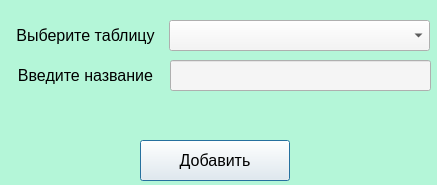
<?xml version="1.0" encoding="UTF-8"?>
<ui version="4.0">
 <class>Dialog</class>
 <widget class="QDialog" name="Dialog">
  <property name="geometry">
   <rect>
    <x>0</x>
    <y>0</y>
    <width>437</width>
    <height>185</height>
   </rect>
  </property>
  <property name="font">
   <font>
    <family>Calibri</family>
    <pointsize>18</pointsize>
   </font>
  </property>
  <property name="windowTitle">
   <string>Dialog</string>
  </property>
  <property name="styleSheet">
   <string notr="true">background-color: rgb(180, 246, 216)</string>
  </property>
  <widget class="QPushButton" name="OKbutton">
   <property name="geometry">
    <rect>
     <x>140</x>
     <y>140</y>
     <width>150</width>
     <height>41</height>
    </rect>
   </property>
   <property name="font">
    <font>
     <pointsize>-1</pointsize>
     <weight>50</weight>
     <italic>false</italic>
     <bold>false</bold>
    </font>
   </property>
   <property name="styleSheet">
    <string notr="true">font-size: 16px;
font: &quot;Yu Gothic UI Semibold&quot;;
background-color: rgb(245, 245, 245)</string>
   </property>
   <property name="text">
    <string>Добавить</string>
   </property>
  </widget>
  <widget class="QLineEdit" name="id">
   <property name="geometry">
    <rect>
     <x>170</x>
     <y>60</y>
     <width>261</width>
     <height>31</height>
    </rect>
   </property>
   <property name="font">
    <font>
     <pointsize>-1</pointsize>
     <weight>50</weight>
     <italic>false</italic>
     <bold>false</bold>
    </font>
   </property>
   <property name="styleSheet">
    <string notr="true">font-size: 16px;
font: &quot;Yu Gothic UI Semibold&quot;;
background-color: rgb(245, 245, 245)</string>
   </property>
   <property name="text">
    <string/>
   </property>
  </widget>
  <widget class="QLabel" name="label_4">
   <property name="geometry">
    <rect>
     <x>10</x>
     <y>60</y>
     <width>151</width>
     <height>31</height>
    </rect>
   </property>
   <property name="font">
    <font>
     <pointsize>-1</pointsize>
     <weight>50</weight>
     <italic>false</italic>
     <bold>false</bold>
    </font>
   </property>
   <property name="styleSheet">
    <string notr="true">color: rgb(0, 0, 0);
font-size: 16px;
font: &quot;Arial Black&quot;;</string>
   </property>
   <property name="text">
    <string>Введите название</string>
   </property>
   <property name="alignment">
    <set>Qt::AlignCenter</set>
   </property>
  </widget>
  <widget class="QComboBox" name="table">
   <property name="geometry">
    <rect>
     <x>169</x>
     <y>20</y>
     <width>261</width>
     <height>31</height>
    </rect>
   </property>
   <property name="font">
    <font>
     <pointsize>-1</pointsize>
     <weight>50</weight>
     <italic>false</italic>
     <bold>false</bold>
    </font>
   </property>
   <property name="styleSheet">
    <string notr="true">font-size: 16px;
font: &quot;Yu Gothic UI Semibold&quot;;
background-color: rgb(245, 245, 245)</string>
   </property>
  </widget>
  <widget class="QLabel" name="label_5">
   <property name="geometry">
    <rect>
     <x>10</x>
     <y>20</y>
     <width>151</width>
     <height>31</height>
    </rect>
   </property>
   <property name="font">
    <font>
     <pointsize>-1</pointsize>
     <weight>50</weight>
     <italic>false</italic>
     <bold>false</bold>
    </font>
   </property>
   <property name="styleSheet">
    <string notr="true">color: rgb(0, 0, 0);
font-size: 16px;
font: &quot;Arial Black&quot;;</string>
   </property>
   <property name="text">
    <string>Выберите таблицу</string>
   </property>
   <property name="alignment">
    <set>Qt::AlignCenter</set>
   </property>
  </widget>
  <widget class="QLabel" name="error">
   <property name="geometry">
    <rect>
     <x>10</x>
     <y>100</y>
     <width>411</width>
     <height>31</height>
    </rect>
   </property>
   <property name="font">
    <font>
     <family>Franklin Gothic Demi</family>
     <pointsize>16</pointsize>
     <weight>50</weight>
     <italic>false</italic>
     <bold>false</bold>
    </font>
   </property>
   <property name="styleSheet">
    <string notr="true">color: red;
font-size: 16px;
font: 16pt &quot;Franklin Gothic Demi&quot;;</string>
   </property>
   <property name="text">
    <string/>
   </property>
   <property name="alignment">
    <set>Qt::AlignCenter</set>
   </property>
  </widget>
 </widget>
 <resources/>
 <connections/>
</ui>
